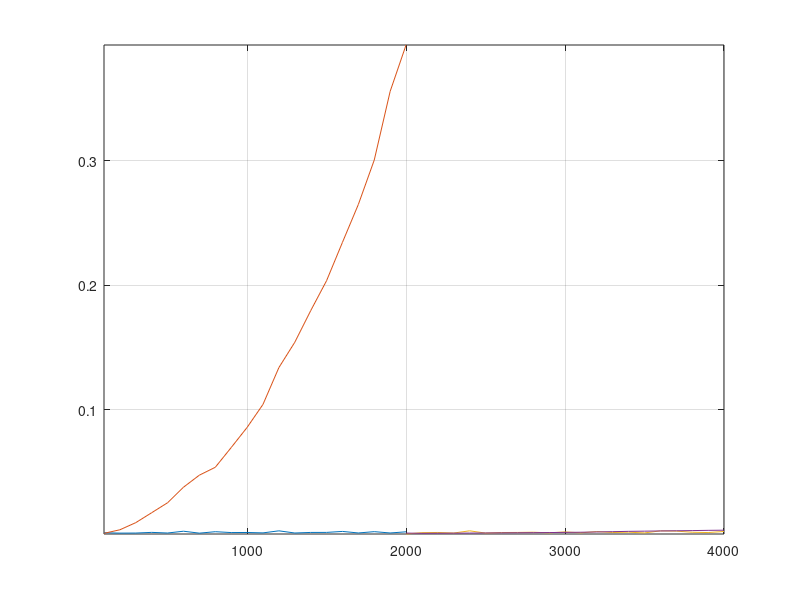

MATLAB code to generate this figure:
clc
clear
kk = 1;
for N = 100:100:2000
y = 10*sin(2*pi*30*N);
n = [0:N-1];
k=n;
t0 = clock;
xk = y*exp(1i*2*pi/N).^(n'*k);
dft_time(kk) = etime(clock,t0)
t0 = clock;
yf = fft(y,N);
fft_time(kk) = etime(clock,t0)
kk = kk+1;

end
plot(100:100:2000,fft_time)
hold on
plot(100:100:2000,dft_time)
axis([-inf inf -0.2 inf])
grid on
kk = 1;
fft_time = [];
for L = 2000:100:4000

T = 0:L-1;
x1 = 0.5*T;
x2 = 2*T;
t0 = clock;
yc = conv(x1,x2);
conv_time(kk) = etime(clock,t0)
t0 = clock;
yf = ifft(fft(x1,L).*fft(x2,L));
fft_time(kk) = etime(clock,t0)
kk = kk+1;
end

plot( 2000:100:4000,fft_time)
hold on
plot( 2000:100:4000,conv_time)
axis([-inf inf -inf inf])
grid on
